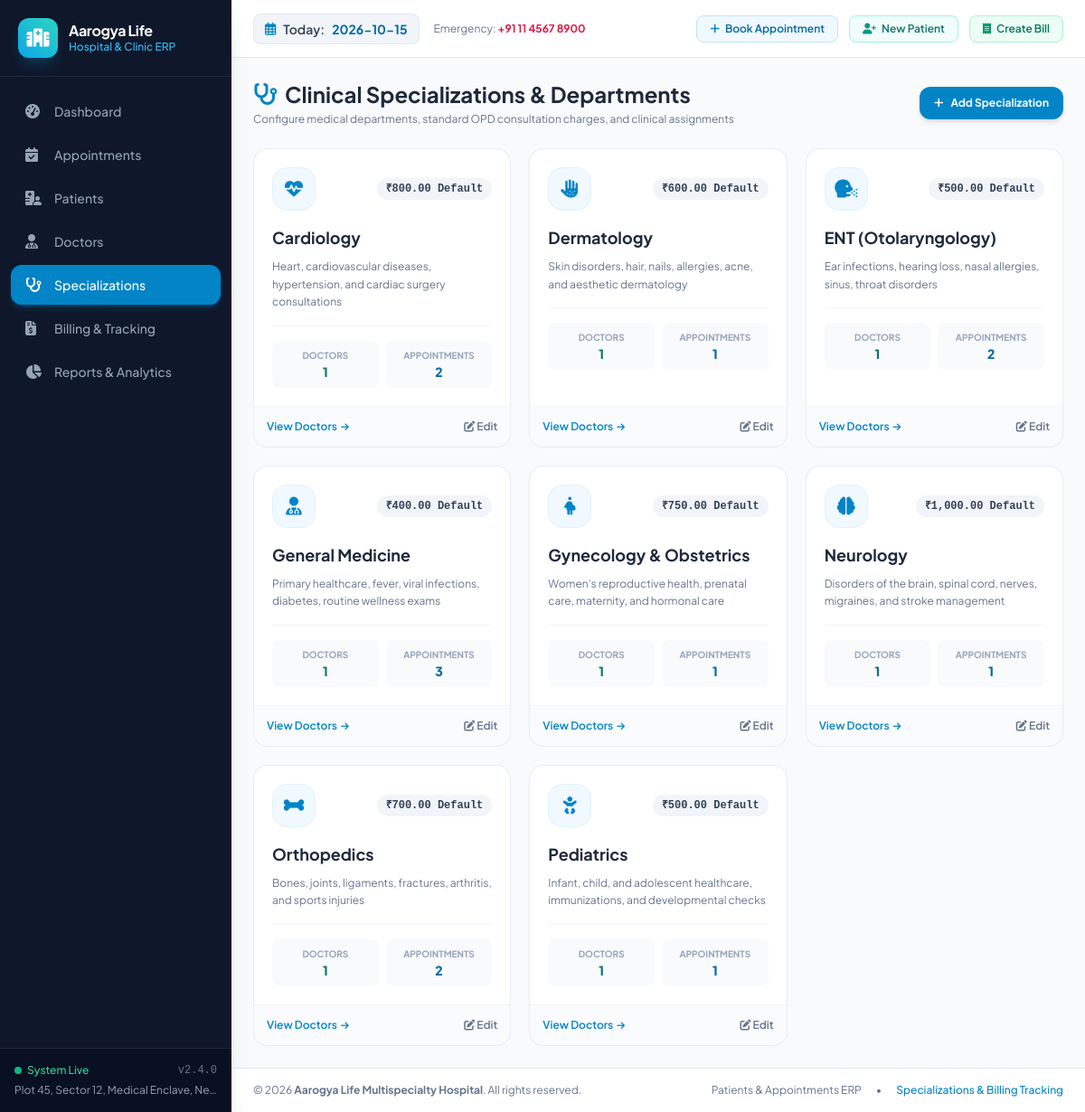
Screenshot of /specializations with the database file from the repository.
### tables this page shows
CREATE TABLE specializations (
        id INTEGER PRIMARY KEY AUTOINCREMENT,
        name TEXT UNIQUE NOT NULL,
        description TEXT,
        icon TEXT DEFAULT 'fa-stethoscope',
        default_fee REAL NOT NULL DEFAULT 500.0,
        created_at TIMESTAMP DEFAULT CURRENT_TIMESTAMP
    );

### app.py (the view)
@app.route('/specializations')
def specializations_list():
    conn = get_db_connection()
    specs = conn.execute('''
        SELECT s.*,
            (SELECT COUNT(*) FROM doctors WHERE specialization_id = s.id) AS doctor_count,
            (SELECT COUNT(*) FROM appointments a JOIN doctors d ON a.doctor_id = d.id WHERE d.specialization_id = s.id) AS appointment_count
        FROM specializations s
        ORDER BY s.name ASC
    ''').fetchall()
    conn.close()
    return render_template('specializations.html', specializations=specs)

### app.py (called while the page is built)
@app.template_filter('currency')
def currency_filter(value):
    try:
        val = float(value or 0)
        return f"₹{val:,.2f}"
    except (ValueError, TypeError):
        return f"₹{value}"

@app.context_processor
def inject_global_data():
    today_str = date.today().isoformat()
    return {
        'today_date': today_str,
        'current_year': date.today().year,
        'hospital_name': 'Aarogya Life Multispecialty Hospital',
        'hospital_tagline': 'Advanced Healthcare & Compassionate Clinic Care',
        'hospital_phone': '+91 11 4567 8900 / +91 98765 00000',
        'hospital_address': 'Plot 45, Sector 12, Medical Enclave, New Delhi - 110075'
    }

### database.py (called while the page is built)
def get_db_connection():
    conn = sqlite3.connect(DB_PATH)
    conn.row_factory = sqlite3.Row
    conn.execute("PRAGMA foreign_keys = ON")
    return conn

### templates/specializations.html (shortened to what this page needs)
{% extends 'base.html' %}
{% block content %}
<div class="space-y-6">
    <div class="flex flex-col sm:flex-row sm:items-center justify-between gap-4">
        <div>
            <h1 class="text-2xl font-bold text-slate-800 flex items-center gap-2">
                <i class="fa-solid fa-stethoscope text-sky-600"></i> Clinical Specializations & Departments
            </h1>
            <p class="text-xs text-slate-500 mt-1">Configure medical departments, standard OPD consultation charges, and clinical assignments</p>
        </div>
        <div>
            <button onclick="openModal('addSpecModal')" class="px-4 py-2.5 text-xs font-bold rounded-xl bg-sky-600 hover:bg-sky-700 text-white shadow-md flex items-center gap-2">
                <i class="fa-solid fa-plus"></i> Add Specialization
            </button>
        </div>
    </div>
    <div class="grid grid-cols-1 md:grid-cols-2 lg:grid-cols-3 xl:grid-cols-4 gap-5">
        {% for s in specializations %}
        <div class="bg-white rounded-2xl border border-slate-200/80 shadow-xs card-hover flex flex-col justify-between overflow-hidden">
            <div class="p-5">
                <div class="flex items-center justify-between mb-4">
                    <div class="w-12 h-12 rounded-2xl bg-sky-50 text-sky-600 border border-sky-100 flex items-center justify-center text-xl shadow-xs">
                        <i class="fa-solid {{ s.icon }}"></i>
                    </div>
                    <span class="text-xs font-bold px-2.5 py-1 rounded-full bg-slate-100 text-slate-700 font-mono">
                        {{ s.default_fee | currency }} Default
                    </span>
                </div>
                <h3 class="text-lg font-bold text-slate-800">{{ s.name }}</h3>
                <p class="text-xs text-slate-500 mt-2 line-clamp-3 leading-relaxed">
                    {{ s.description or 'Specialized clinical outpatient department care.' }}
                </p>
                <div class="mt-4 pt-4 border-t border-slate-100 grid grid-cols-2 gap-2 text-xs">
                    <div class="bg-slate-50 p-2 rounded-lg text-center">
                        <span class="text-slate-400 block text-[10px] uppercase font-bold">Doctors</span>
                        <span class="text-sm font-extrabold text-teal-700">{{ s.doctor_count }}</span>
                    </div>
                    <div class="bg-slate-50 p-2 rounded-lg text-center">
                        <span class="text-slate-400 block text-[10px] uppercase font-bold">Appointments</span>
                        <span class="text-sm font-extrabold text-sky-700">{{ s.appointment_count }}</span>
                    </div>
                </div>
            </div>
            <div class="bg-slate-50/80 p-3.5 border-t border-slate-100 flex items-center justify-between">
                <a href="{{ url_for('doctors_list', specialization=s.id) }}" class="text-xs font-semibold text-sky-600 hover:text-sky-800 flex items-center gap-1">
                    View Doctors <i class="fa-solid fa-arrow-right text-[10px]"></i>
                </a>
                <button onclick="openEditSpecModal('{{ s.id }}', '{{ s.name }}', '{{ s.description }}', '{{ s.icon }}', '{{ s.default_fee }}')"
                        class="text-xs font-semibold text-slate-500 hover:text-slate-800">
                    <i class="fa-solid fa-pen-to-square"></i> Edit
                </button>
            </div>
        </div>
        {% endfor %}
    </div>
</div>
{% endblock %}

### static/css/custom.css (style rules this page uses)
:root { --primary: #0284c7; --primary-dark: #0369a1; --primary-light: #e0f2fe; --secondary: #0d9488; --accent: #6366f1; --success: #10b981; --warning: #f59e0b; --danger: #ef4444; --sidebar-bg: #0f172a; }
body { font-family: 'Plus Jakarta Sans', sans-serif; background-color: #f8fafc; color: #1e293b; }
.card-hover { transition: all 0.25s ease-in-out; }

### rows the page displays
specializations: default_fee "₹800.00", name "Cardiology", description "Heart, cardiovascular diseases, hypertension, and cardiac surgery consultations", doctor_count "1", appointment_count "2"
specializations: default_fee "₹600.00", name "Dermatology", description "Skin disorders, hair, nails, allergies, acne, and aesthetic dermatology", doctor_count "1", appointment_count "1"
specializations: default_fee "₹500.00", name "ENT (Otolaryngology)", description "Ear infections, hearing loss, nasal allergies, sinus, throat disorders", doctor_count "1", appointment_count "2"
specializations: default_fee "₹400.00", name "General Medicine", description "Primary healthcare, fever, viral infections, diabetes, routine wellness exams", doctor_count "1", appointment_count "3"
specializations: default_fee "₹750.00", name "Gynecology & Obstetrics", description "Women's reproductive health, prenatal care, maternity, and hormonal care", doctor_count "1", appointment_count "1"
specializations: default_fee "₹1,000.00", name "Neurology", description "Disorders of the brain, spinal cord, nerves, migraines, and stroke management", doctor_count "1", appointment_count "1"
specializations: default_fee "₹700.00", name "Orthopedics", description "Bones, joints, ligaments, fractures, arthritis, and sports injuries", doctor_count "1", appointment_count "2"
specializations: default_fee "₹500.00", name "Pediatrics", description "Infant, child, and adolescent healthcare, immunizations, and developmental checks", doctor_count "1", appointment_count "1"

### other values shown
{{ hospital_address }} "Plot 45, Sector 12, Medical Enclave, Ne…"
{{ hospital_phone.split('/')[0] }} "+91 11 4567 8900"
{{ hospital_name }} "Aarogya Life Multispecialty Hospital"
